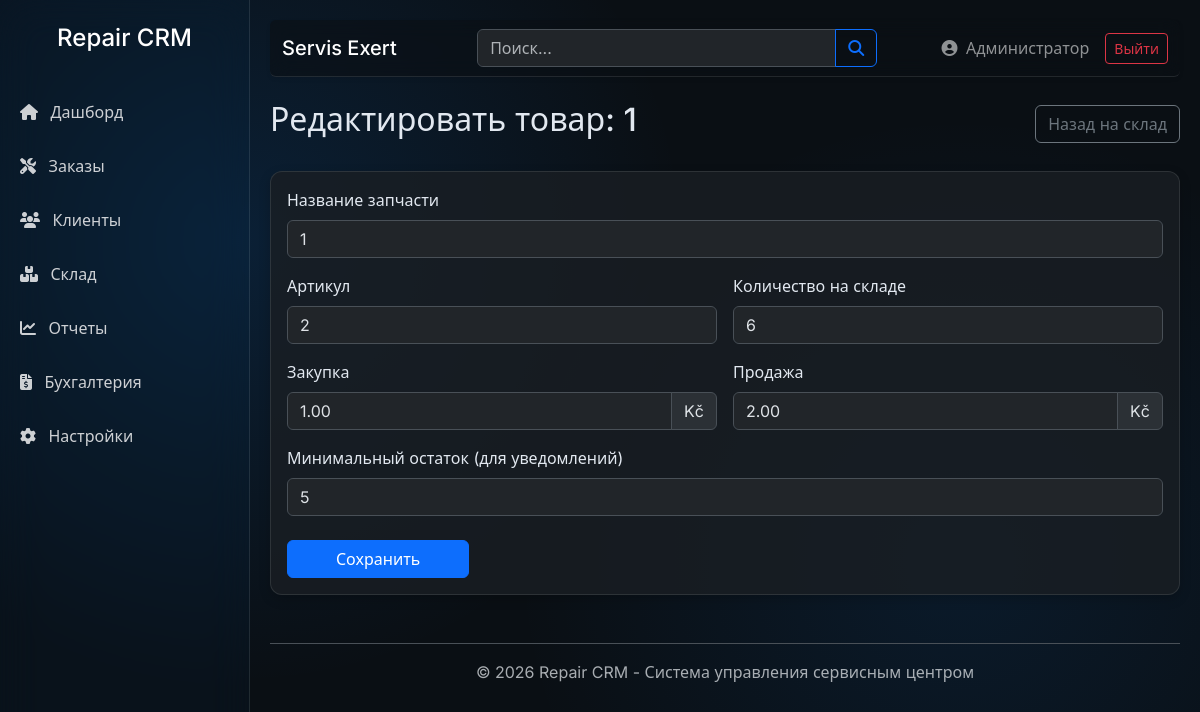
The app's page /edit_inventory.php?id=1 (signed in) with its own data.
### tables this page shows
CREATE TABLE `inventory` (
  `id` int(11) NOT NULL AUTO_INCREMENT,
  `part_name` varchar(100) NOT NULL,
  `sku` varchar(50) DEFAULT NULL,
  `quantity` int(11) DEFAULT 0,
  `cost_price` decimal(10,2) DEFAULT NULL,
  `sale_price` decimal(10,2) DEFAULT NULL,
  `min_stock` int(11) DEFAULT 5,
  `created_at` timestamp NOT NULL DEFAULT current_timestamp(),
  PRIMARY KEY (`id`)
);

CREATE TABLE `system_settings` (
  `setting_key` varchar(50) NOT NULL,
  `setting_value` text DEFAULT NULL,
  PRIMARY KEY (`setting_key`)
);

### includes/functions.php (called while the page is built, shortened)
<?php
function get_setting($key, $default = '') {
    global $pdo;
    static $cache = [];
    if (array_key_exists($key, $cache)) {
        return $cache[$key];
    }
    try {
        $stmt = $pdo->prepare("SELECT setting_value FROM system_settings WHERE setting_key = ?");
        $stmt->execute([$key]);
        $val = $stmt->fetchColumn();
        if ($val !== false) {
            $cache[$key] = $val;
            return $val;
        }
    } catch (Exception $e) {
        $cache[$key] = $default;
        return $default;
    }
    return $default;
}
?>

### includes/lang.php (called while the page is built, shortened)
<?php
function __($key, $override_lang = null) {
    global $lang_data, $pdo;
    if ($override_lang) {
        $lang = $override_lang;
    } elseif (isset($_SESSION['lang'])) {
        $lang = $_SESSION['lang'];
    } elseif (isset($pdo) && function_exists('get_setting')) {
        $lang = get_setting('language', 'ru');
    } else {
        $lang = 'ru';
    }
    return $lang_data[$lang][$key] ?? $key;
}
?>

### edit_inventory.php (the view, shortened to what this page needs)
<?php
require_once 'includes/config.php';
require_once 'includes/functions.php';
require_once 'includes/header.php';
$id = $_GET['id'] ?? null;
$stmt = $pdo->prepare("SELECT * FROM inventory WHERE id = ?");
$stmt->execute([$id]);
$item = $stmt->fetch();
?>
<div class="d-flex justify-content-between align-items-center mb-4">
    <h2><?php echo __('edit_product_title'); ?> <?php echo htmlspecialchars($item['part_name']); ?></h2>
    <a href="inventory.php" class="btn btn-outline-secondary"><?php echo __('back_to_inventory'); ?></a>
</div>
<div class="card">
    <div class="card-body">
        <form method="POST">
            <div class="row g-3">
                <div class="col-12">
                    <label class="form-label"><?php echo __('part_name'); ?></label>
                    <input type="text" name="part_name" class="form-control" value="<?php echo htmlspecialchars($item['part_name']); ?>" required>
                </div>
                <div class="col-md-6">
                    <label class="form-label"><?php echo __('sku'); ?></label>
                    <input type="text" name="sku" class="form-control" value="<?php echo htmlspecialchars($item['sku']); ?>">
                </div>
                <div class="col-md-6">
                    <label class="form-label"><?php echo __('stock_quantity'); ?></label>
                    <input type="number" name="quantity" class="form-control" value="<?php echo $item['quantity']; ?>" required>
                </div>
                <div class="col-md-6">
                    <label class="form-label"><?php echo __('buy_price'); ?></label>
                    <div class="input-group">
                        <input type="number" name="cost_price" class="form-control" step="0.01" value="<?php echo $item['cost_price']; ?>">
                        <span class="input-group-text"><?php echo get_setting('currency', 'Kč'); ?></span>
                    </div>
                </div>
                <div class="col-md-6">
                    <label class="form-label"><?php echo __('sell_price'); ?></label>
                    <div class="input-group">
                        <input type="number" name="sale_price" class="form-control" step="0.01" value="<?php echo $item['sale_price']; ?>">
                        <span class="input-group-text"><?php echo get_setting('currency', 'Kč'); ?></span>
                    </div>
                </div>
                <div class="col-12">
                    <label class="form-label"><?php echo __('min_stock_alert_limit'); ?></label>
                    <input type="number" name="min_stock" class="form-control" value="<?php echo $item['min_stock']; ?>">
                </div>
                <div class="col-12 mt-4">
                    <button type="submit" class="btn btn-primary px-5"><?php echo __('save'); ?></button>
                </div>
            </div>
        </form>
    </div>
</div>
<?php require_once 'includes/footer.php'; ?>

### assets/css/style.css (style rules this page uses)
:root { --sidebar-width: 250px; --primary-color: #0d7ff2; --glass-bg: rgba(255, 255, 255, 0.05); --glass-border: rgba(255, 255, 255, 0.1); }
body { background-color: #0a0f14; background-image: radial-gradient(circle at 20% 30%, rgba(13, 127, 242, 0.15) 0%, transparent 40%), radial-gradient(circle at 80% 70%, rgba(13, 127, 242, 0.1) 0%, transparent 40%); background-attachment: fixed; color: #e2e8f0; font-family: 'Inter', system-ui, -apple-system, sans-serif; position: relative; }
.card { border: 1px solid var(--glass-border); background: rgba(25, 30, 36, 0.8); box-shadow: 0 4px 12px 0 rgba(0, 0, 0, 0.2); margin-bottom: 20px; border-radius: 12px; color: #e2e8f0; }

### records on screen
inventory: part_name "1", sku "2", quantity "6", cost_price "1.00", sale_price "2.00", min_stock "5"
system_settings: setting_value "Kč"

### other values on screen
__('dashboard') "Дашборд"
__('orders') "Заказы"
__('customers') "Клиенты"
__('inventory') "Склад"
__('reports') "Отчеты"
__('accounting') "Бухгалтерия"
__('settings') "Настройки"
get_setting('company_name', 'Repair CRM') "Servis Exert"
$_SESSION['full_name'] "Администратор"
__('logout') "Выйти"
__('edit_product_title') "Редактировать товар:"
__('back_to_inventory') "Назад на склад"
__('part_name') "Название запчасти"
__('sku') "Артикул"
__('stock_quantity') "Количество на складе"
